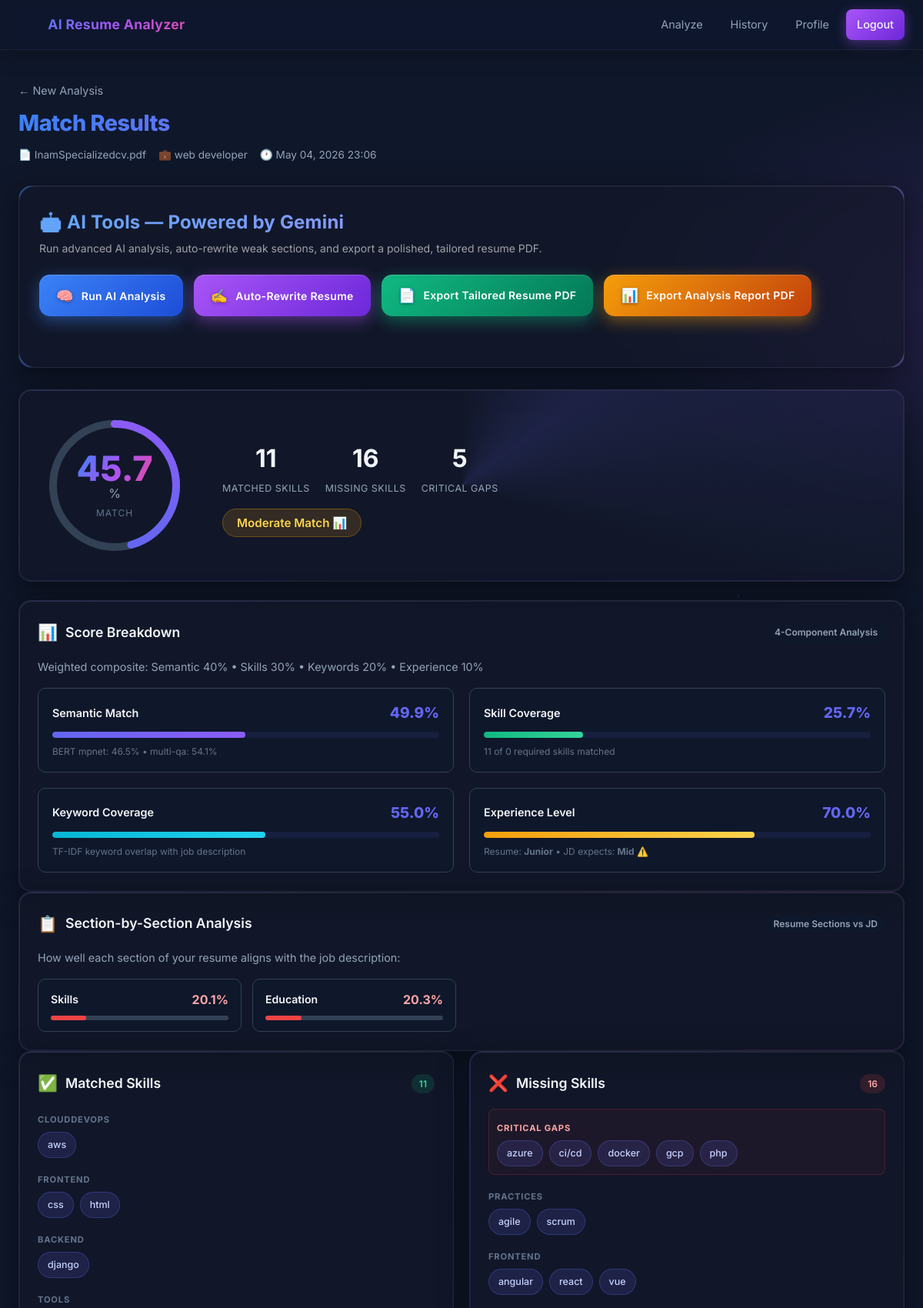
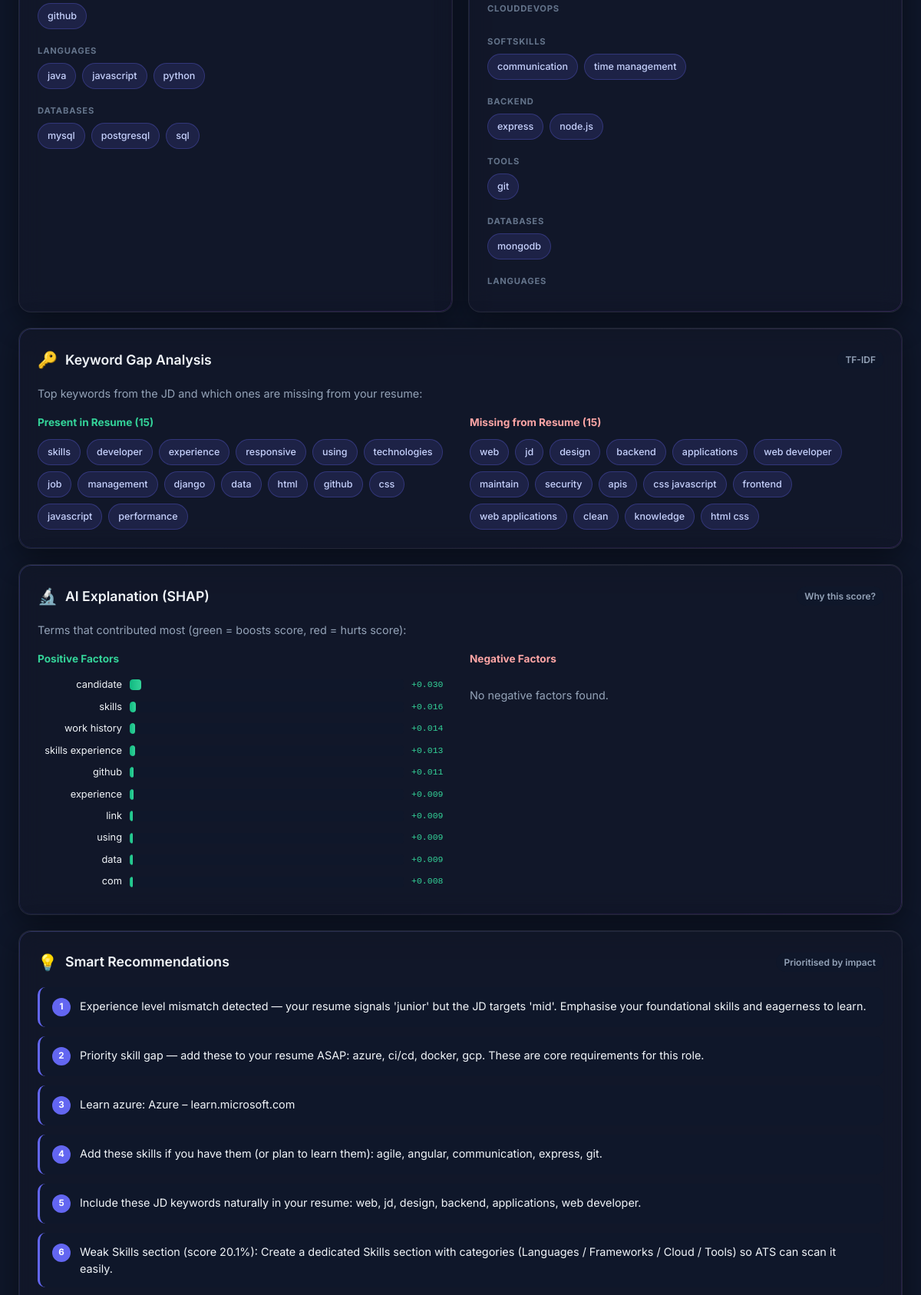
The page /analyzer/results/8/ (signed in, upper part) on the database its author committed (2 pictures, top to bottom).
### analyzer/models.py (models this page shows, shortened)
class MatchResult(models.Model):
    user = models.ForeignKey(settings.AUTH_USER_MODEL, on_delete=models.CASCADE, related_name='match_results')
    resume = models.ForeignKey(Resume, on_delete=models.CASCADE, related_name='match_results')
    job_description = models.ForeignKey(JobDescription, on_delete=models.CASCADE, related_name='match_results')
    match_score = models.FloatField()
    matched_skills = models.JSONField(default=list)
    missing_skills = models.JSONField(default=list)
    recommendations = models.JSONField(default=list)
    shap_explanation = models.JSONField(default=dict)
    score_breakdown = models.JSONField(default=dict)
    semantic_scores = models.JSONField(default=dict)
    section_scores = models.JSONField(default=dict)
    keyword_analysis = models.JSONField(default=dict)
    experience_analysis = models.JSONField(default=dict)
    matched_by_group = models.JSONField(default=dict)
    missing_by_group = models.JSONField(default=dict)
    critical_missing = models.JSONField(default=list)
    ai_analysis = models.JSONField(default=dict, blank=True)
    ai_rewritten = models.JSONField(default=dict, blank=True)
    created_at = models.DateTimeField(auto_now_add=True)
    class Meta:
        ordering = ['-created_at']

class Resume(models.Model):
    user = models.ForeignKey(settings.AUTH_USER_MODEL, on_delete=models.CASCADE, related_name='resumes')
    file = models.FileField(upload_to='resumes/')
    original_filename = models.CharField(max_length=255)
    extracted_text = models.TextField(blank=True)
    uploaded_at = models.DateTimeField(auto_now_add=True)

class JobDescription(models.Model):
    user = models.ForeignKey(settings.AUTH_USER_MODEL, on_delete=models.CASCADE, related_name='job_descriptions')
    title = models.CharField(max_length=255, blank=True)
    text = models.TextField()
    file = models.FileField(upload_to='job_descriptions/', blank=True, null=True)
    created_at = models.DateTimeField(auto_now_add=True)

### analyzer/views.py (the view)
# urls.py: path('results/<int:pk>/', views.results_view, name='results'),
@login_required
def results_view(request, pk):
    result = get_object_or_404(MatchResult, pk=pk, user=request.user)
    return render(request, 'analyzer/results.html', {'result': result})

### templates/analyzer/results.html (shortened to what this page needs)
{% extends 'base.html' %}
{% load static %}
{% block content %}
<div class="page-container">
  <div class="results-header">
    <a href="{% url 'analyzer:upload' %}" class="back-link">← New Analysis</a>
    <h1>Match Results</h1>
    <p class="results-meta">
      <span>📄 {{ result.resume.original_filename }}</span>
      {% if result.job_description.title %}<span>💼 {{ result.job_description.title }}</span>{% endif %}
      <span>🕐 {{ result.created_at|date:"M d, Y H:i" }}</span>
    </p>
  </div>
  <div class="card" id="aiToolsCard">
    <h2>🤖 AI Tools — Powered by Gemini</h2>
    <p class="ai-subtitle">Run advanced AI analysis, auto-rewrite weak sections, and export a polished, tailored resume PDF.</p>
    <div class="ai-btn-row">
      <button id="btnAiAnalyze" class="ai-btn ai-btn-blue" data-pk="{{ result.pk }}">
        <span class="ai-btn-icon">🧠</span> Run AI Analysis
      </button>
      <button id="btnAiRewrite" class="ai-btn ai-btn-purple" data-pk="{{ result.pk }}">
        <span class="ai-btn-icon">✍️</span> Auto-Rewrite Resume
      </button>
      <a href="{% url 'analyzer:export_resume' result.pk %}" class="ai-btn ai-btn-green" target="_blank">
        <span class="ai-btn-icon">📄</span> Export Tailored Resume PDF
      </a>
      <a href="{% url 'analyzer:export_report' result.pk %}" class="ai-btn ai-btn-orange" target="_blank">
        <span class="ai-btn-icon">📊</span> Export Analysis Report PDF
      </a>
    </div>
    <div id="aiStatus" class="ai-status"></div>
  </div>
  <div class="score-hero card">
    <div class="score-circle-container">
      <div class="score-circle" id="scoreCircle" data-score="{{ result.match_score }}">
        <svg viewBox="0 0 200 200" class="score-svg">
          <circle cx="100" cy="100" r="80" class="score-track"/>
          <circle cx="100" cy="100" r="80" class="score-fill" id="scoreFill"/>
        </svg>
        <div class="score-text">
          <span class="score-number" id="scoreNumber">0</span>
          <span class="score-pct">%</span>
          <span class="score-label">Match</span>
        </div>
      </div>
    </div>
    <div class="score-details">
      <div class="score-stat">
        <span class="stat-value">{{ result.matched_skills|length }}</span>
        <span class="stat-label">Matched Skills</span>
      </div>
      <div class="score-stat">
        <span class="stat-value">{{ result.missing_skills|length }}</span>
        <span class="stat-label">Missing Skills</span>
      </div>
      <div class="score-stat">
        <span class="stat-value">{{ result.critical_missing|length }}</span>
        <span class="stat-label">Critical Gaps</span>
      </div>
      <div class="score-verdict">
        {% if result.match_score >= 70 %}
          <span class="verdict verdict-strong">Strong Match 🎯</span>
        {% elif result.match_score >= 45 %}
          <span class="verdict verdict-moderate">Moderate Match 📊</span>
        {% else %}
          <span class="verdict verdict-weak">Needs Work 📝</span>
        {% endif %}
      </div>
    </div>
  </div>
  <div class="card full-width">
    <div class="card-header">
      <span class="card-icon">📊</span>
      <h2>Score Breakdown</h2>
      <span class="badge">4-Component Analysis</span>
    </div>
    <p class="card-desc">Weighted composite: Semantic 40% &bull; Skills 30% &bull; Keywords 20% &bull; Experience 10%</p>
    <div class="breakdown-grid">
      <div class="breakdown-item">
        <div class="breakdown-header">
          <span class="breakdown-label">Semantic Match</span>
          <span class="breakdown-score" data-score="{{ result.score_breakdown.semantic }}">{{ result.score_breakdown.semantic }}%</span>
        </div>
        <div class="breakdown-bar-wrap">
          <div class="breakdown-bar bar-semantic" data-pct="{{ result.score_breakdown.semantic }}"></div>
        </div>
        <p class="breakdown-sub">BERT mpnet: {{ result.semantic_scores.mpnet_score }}% &bull; multi-qa: {{ result.semantic_scores.multiqa_score }}%</p>
      </div>
      <div class="breakdown-item">
        <div class="breakdown-header">
          <span class="breakdown-label">Skill Coverage</span>
          <span class="breakdown-score">{{ result.score_breakdown.skills }}%</span>
        </div>
        <div class="breakdown-bar-wrap">
          <div class="breakdown-bar bar-skills" data-pct="{{ result.score_breakdown.skills }}"></div>
        </div>
        <p class="breakdown-sub">{{ result.matched_skills|length }} of {{ result.matched_skills|length|add:result.missing_skills|length }} required skills matched</p>
      </div>
      <div class="breakdown-item">
        <div class="breakdown-header">
          <span class="breakdown-label">Keyword Coverage</span>
          <span class="breakdown-score">{{ result.score_breakdown.keywords }}%</span>
        </div>
        <div class="breakdown-bar-wrap">
          <div class="breakdown-bar bar-keywords" data-pct="{{ result.score_breakdown.keywords }}"></div>
        </div>
        <p class="breakdown-sub">TF-IDF keyword overlap with job description</p>
      </div>
      <div class="breakdown-item">
        <div class="breakdown-header">
          <span class="breakdown-label">Experience Level</span>
          <span class="breakdown-score">{{ result.score_breakdown.experience }}%</span>
        </div>
        <div class="breakdown-bar-wrap">
          <div class="breakdown-bar bar-experience" data-pct="{{ result.score_breakdown.experience }}"></div>
        </div>
        <p class="breakdown-sub">
          Resume: <strong>{{ result.experience_analysis.resume_level|capfirst }}</strong>
          &bull; JD expects: <strong>{{ result.experience_analysis.jd_level|capfirst }}</strong>
          {% if result.experience_analysis.match %}✅{% else %}⚠️{% endif %}
        </p>
      </div>
    </div>
  </div>
  {% if result.section_scores %}
  <div class="card full-width">
    <div class="card-header">
      <span class="card-icon">📋</span>
      <h2>Section-by-Section Analysis</h2>
      <span class="badge">Resume Sections vs JD</span>
    </div>
    <p class="card-desc">How well each section of your resume aligns with the job description:</p>
    <div class="section-scores-grid">
      {% for section, score in result.section_scores.items %}
        {% if score is not None %}
        <div class="section-score-item">
          <div class="section-score-top">
            <span class="section-name">{{ section|capfirst }}</span>
            <span class="section-pct {% if score >= 60 %}text-green{% elif score >= 35 %}text-yellow{% else %}text-red{% endif %}">{{ score }}%</span>
          </div>
          <div class="section-bar-wrap">
            <div class="section-bar {% if score >= 60 %}bar-good{% elif score >= 35 %}bar-ok{% else %}bar-poor{% endif %}"
                 data-pct="{{ score }}"></div>
          </div>
        </div>
        {% endif %}
      {% endfor %}
    </div>
  </div>
  {% endif %}
  <div class="results-grid">
    <div class="card">
      <div class="card-header">
        <span class="card-icon">✅</span>
        <h2>Matched Skills</h2>
        <span class="badge badge-green">{{ result.matched_skills|length }}</span>
      </div>
      {% if result.matched_by_group %}
        {% for group, skills in result.matched_by_group.items %}
          <div class="skill-group">
            <span class="skill-group-label">{{ group|title|cut:"_" }}</span>
            <div class="skills-list">
              {% for skill in skills %}
                <span class="skill-tag skill-matched">{{ skill }}</span>
              {% endfor %}
            </div>
          </div>
        {% endfor %}
      {% elif result.matched_skills %}
        <div class="skills-list">
          {% for skill in result.matched_skills %}
            <span class="skill-tag skill-matched">{{ skill }}</span>
          {% endfor %}
        </div>
      {% else %}
        <p class="empty-state">No common skills detected.</p>
      {% endif %}
    </div>
    <div class="card">
      <div class="card-header">
        <span class="card-icon">❌</span>
        <h2>Missing Skills</h2>
        <span class="badge badge-red">{{ result.missing_skills|length }}</span>
      </div>
      {% if result.critical_missing %}
        <div class="skill-group critical-group">
          <span class="skill-group-label critical-label">Critical Gaps</span>
          <div class="skills-list">
            {% for skill in result.critical_missing %}
              <span class="skill-tag skill-critical">{{ skill }}</span>
            {% endfor %}
          </div>
        </div>
      {% endif %}
      {% if result.missing_by_group %}
        {% for group, skills in result.missing_by_group.items %}
          <div class="skill-group">
            <span class="skill-group-label">{{ group|title|cut:"_" }}</span>
            <div class="skills-list">
              {% for skill in skills %}
                {% if skill not in result.critical_missing %}
                  <span class="skill-tag skill-missing">{{ skill }}</span>
                {% endif %}
              {% endfor %}
            </div>
          </div>
        {% endfor %}
      {% elif result.missing_skills %}
        <div class="skills-list">
          {% for skill in result.missing_skills %}
            <span class="skill-tag skill-missing">{{ skill }}</span>
          {% endfor %}
        </div>
      {% else %}
        <p class="empty-state success-msg">No missing skills! Great match.</p>
      {% endif %}
    </div>
    <div class="card full-width">
      <div class="card-header">
        <span class="card-icon">🔑</span>
        <h2>Keyword Gap Analysis</h2>
        <span class="badge">TF-IDF</span>
      </div>
      <p class="card-desc">Top keywords from the JD and which ones are missing from your resume:</p>
      <div class="keyword-grid">
        <div class="keyword-col">
          <h4 class="keyword-col-title text-green">Present in Resume ({{ result.keyword_analysis.present_keywords|length }})</h4>
          <div class="skills-list">
            {% for kw in result.keyword_analysis.present_keywords %}
              <span class="skill-tag kw-present">{{ kw }}</span>
            {% empty %}
              <p class="empty-state">None detected.</p>
            {% endfor %}
          </div>
        </div>
        <div class="keyword-col">
          <h4 class="keyword-col-title text-red">Missing from Resume ({{ result.keyword_analysis.missing_keywords|length }})</h4>
          <div class="skills-list">
            {% for kw in result.keyword_analysis.missing_keywords %}
              <span class="skill-tag kw-missing">{{ kw }}</span>
            {% empty %}
              <p class="empty-state success-msg">All key terms found!</p>
            {% endfor %}
          </div>
        </div>
      </div>
    </div>
    <div class="card full-width">
      <div class="card-header">
        <span class="card-icon">🔬</span>
        <h2>AI Explanation (SHAP)</h2>
        <span class="badge">Why this score?</span>
      </div>
      <p class="card-desc">Terms that contributed most (green = boosts score, red = hurts score):</p>
      <div class="shap-grid">
        <div class="shap-col">
          <h4 class="keyword-col-title text-green">Positive Factors</h4>
          {% for f in result.shap_explanation.positive_impact %}
            <div class="shap-row">
              <span class="shap-term">{{ f.term }}</span>
              <div class="shap-bar-wrap"><div class="shap-bar shap-positive" data-impact="{{ f.impact }}"></div></div>
              <span class="shap-value text-green">+{{ f.impact|floatformat:3 }}</span>
            </div>
          {% empty %}
            <p class="empty-state">No positive factors found.</p>
          {% endfor %}
        </div>
        <div class="shap-col">
          <h4 class="keyword-col-title text-red">Negative Factors</h4>
          {% for f in result.shap_explanation.negative_impact %}
            <div class="shap-row">
              <span class="shap-term">{{ f.term }}</span>
              <div class="shap-bar-wrap"><div class="shap-bar shap-negative" data-impact="{{ f.impact }}"></div></div>
              <span class="shap-value text-red">{{ f.impact|floatformat:3 }}</span>
            </div>
          {% empty %}
            <p class="empty-state">No negative factors found.</p>
          {% endfor %}
        </div>
      </div>
    </div>
    <div class="card full-width">
      <div class="card-header">
        <span class="card-icon">💡</span>
        <h2>Smart Recommendations</h2>
        <span class="badge">Prioritised by impact</span>
      </div>
      <ul class="recommendations-list">
        {% for rec in result.recommendations %}
          <li class="rec-item">
            <span class="rec-num">{{ forloop.counter }}</span>
            {{ rec }}
          </li>
        {% empty %}
          <li class="empty-state">No recommendations available.</li>
        {% endfor %}
      </ul>
    </div>
  </div>
</div>
{% endblock %}

### rows shown on the page
MatchResult: resume.original_filename "InamSpecializedcv.pdf", job_description "web developer", created_at "May 04, 2026 23:06", matched_skills|length "11", missing_skills|length "16", critical_missing|length "5", score_breakdown.semantic "49.9", semantic_scores.mpnet_score "46.5", semantic_scores.multiqa_score "54.1", score_breakdown.skills "25.7", matched_skills|length "0", score_breakdown.keywords "55.0", score_breakdown.experience "70.0", experience_analysis.resume_level "Junior", experience_analysis.jd_level "Mid", keyword_analysis.present_keywords|length "15", keyword_analysis.missing_keywords|length "15"

### other values the page prints
{{ section|capfirst }} "Skills" "Education"
{{ score }} "20.1" "20.3"
{{ group|title|cut:"_" }} "CLOUDDEVOPS" "FRONTEND" "BACKEND" "TOOLS" "LANGUAGES" "DATABASES"
{{ skill }} "aws" "css" "html" "django" "github" "java" "javascript" "python" "mysql" "postgresql" "sql"
{{ skill }} "azure" "ci/cd" "docker" "gcp" "php"
{{ group|title|cut:"_" }} "PRACTICES" "FRONTEND" "CLOUDDEVOPS" "SOFTSKILLS" "BACKEND" "TOOLS" "DATABASES" "LANGUAGES"
{{ skill }} "agile" "scrum" "angular" "react" "vue" "communication" "time management" "express" "node.js" "git" "mongodb"
{{ kw }} "skills" "developer" "experience" "responsive" "using" "technologies" "job" "management" "django" "data" "html" "github" "css" "javascript" "performance"
{{ kw }} "web" "jd" "design" "backend" "applications" "web developer" "maintain" "security" "apis" "css javascript" "frontend" "web applications" "clean" "knowledge" "html css"
{{ f.term }} "candidate" "skills" "work history" "skills experience" "github" "experience" "link" "using" "data" "com"
{{ f.impact|floatformat:3 }} "0.030" "0.016" "0.014" "0.013" "0.011" "0.009" "0.009" "0.009" "0.009" "0.008"
{{ rec }} "Experience level mismatch detected — your resume signals 'junior' but the JD targets 'mid'. Emphasise your foundational skills and eagerness to learn." "Priority skill gap — add these to your resume ASAP: azure, ci/cd, docker, gcp. These are core requirements for this role." "Learn azure: Azure – learn.microsoft.com" "Add these skills if you have them (or plan to learn them): agile, angular, communication, express, git." "Include these JD keywords naturally in your resume: web, jd, design, backend, applications, web developer." "Weak Skills section (score 20.1%): Create a dedicated Skills section with categories (Languages / Frameworks / Cloud / Tools) so ATS can scan it easily."
